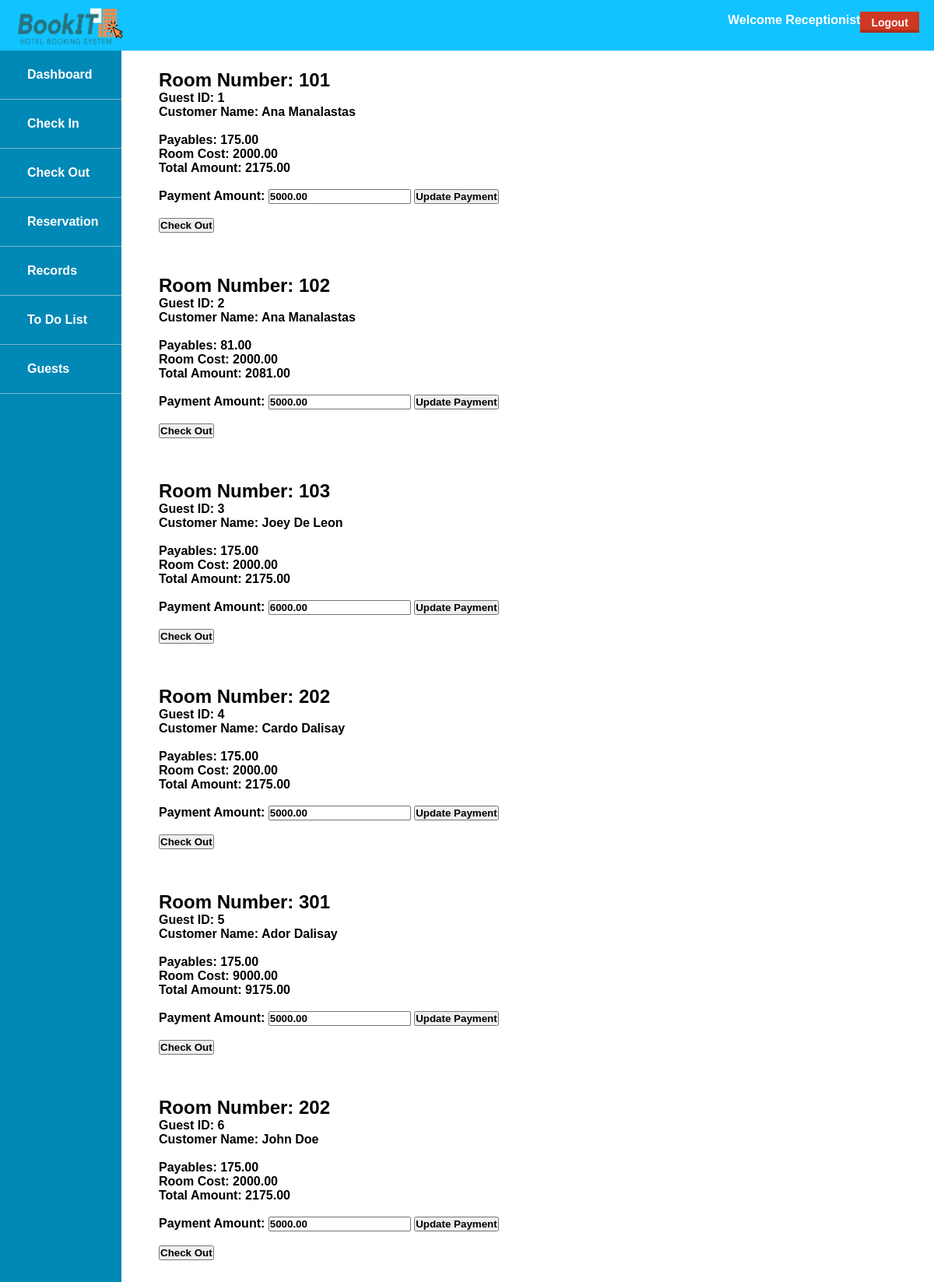
/receptionist_checkout.php, run on the app's committed database.
### tables this page shows
CREATE TABLE Guests(
            guest_id INT NOT NULL AUTO_INCREMENT PRIMARY KEY,
            date_in DATE ,
            date_out DATE ,
            guests_count INT,
            guest_status ENUM ('COMPLETE','INCOMPLETE','CANCELLED') DEFAULT 'INCOMPLETE',
            ID_type ENUM('passport','driver license','PhilHealth','SSS UMID','POSTAL','TIN','SENIOR CITIZEN','OFW','OTHERS'),
            ID_number VARCHAR(100),
            files VARCHAR(100),
            payment_id INT ,                               
            room_id INT ,   
            customer_id INT
        );

CREATE TABLE Rooms(
        room_id INT NOT NULL AUTO_INCREMENT PRIMARY KEY,
        room_status ENUM('Available', 'Used by guest','Maintenance'),
        roomtype_id INT                                                    
    );

CREATE TABLE Customers(
        customer_id INT NOT NULL AUTO_INCREMENT PRIMARY KEY,
        fname VARCHAR(100) ,
        lname VARCHAR(100) ,
        MI VARCHAR(5) ,
        Address VARCHAR(100),
        email VARCHAR(100),
        phone VARCHAR(15)
    );

CREATE TABLE Room_Type(
        roomtype_id INT NOT NULL AUTO_INCREMENT PRIMARY KEY,
        room_cost FLOAT(10,2) ,
        room_desc VARCHAR(100),
        room_cap INT 
    );

CREATE TABLE Payments(
        payment_id INT NOT NULL AUTO_INCREMENT PRIMARY KEY,
        payment_amount FLOAT(10,2),
        payment_date DATE ,                                   
        payment_type ENUM('Cash', 'Credit Card'),
        bill_id INT
    );

### receptionist_checkout.php (the view, shortened to what this page needs)
<!DOCTYPE html>
<html>
    <head>
        <link rel="stylesheet" href="style.css">
    </head>
    <body>
        <header>
        <div id="header">
        <img src="assets/bookIT_Logo.png">
        <div class="right-float">
                <a>
                    <form method="post" action="#">
                        <button class="Logoutbutton" name="logout">Logout</button>
                    </form>
                </a>
            </div>
            <div class="right-float">
                <p>Welcome Receptionist  </p>
            </div>
        </div>
        </header>
        <nav>
            <ul>
                <li><a href="receptionist_dashboard.php">Dashboard</a></li>
                <li><a href="receptionist_checkin.php">Check In</a></li>
                <li><a href="#">Check Out</a></li>
                <li><a href="receptionist_reservation.php">Reservation</a></li>
                <li><a href="receptionist_records.php">Records</a></li>
                <li><a href="receptionist_toDoList.php">To Do List</a></li>
                <li><a href="receptionist_guests.php">Guests</a></li>
            </ul>
        </nav>
        <div id="content">
            <?php
                include 'connection.php';
                $sql = "SELECT  rooms.room_id,
                                guests.guest_id,
                                customers.fname,
                                customers.lname,
                                SUM(bill_items.quantity * amenities.amenity_price) AS 'payables',
                                room_type.room_cost,
                                SUM(bill_items.quantity * amenities.amenity_price) + room_type.room_cost AS 'total_amount',
                                payments.payment_id,
                                payments.payment_amount,
                                CURRENT_DATE AS 'date',
                                CURRENT_TIME AS 'time'
                        FROM guests, customers, rooms, room_type, payments, bill, bill_items, amenities
                        WHERE guests.customer_id = customers.customer_id AND
                        guests.room_id = rooms.room_id AND
                        guests.payment_id = payments.payment_id AND
                        rooms.roomtype_id = room_type.roomtype_id AND
                        payments.bill_id = bill.bill_id AND
                        bill.bill_id = bill_items.bill_id AND
                        bill_items.amenity_id = amenities.amenity_id AND
                        guests.guest_status = 'INCOMPLETE'
                        GROUP BY guests.guest_id";
                $result = mysqli_query($conn, $sql);
                if(mysqli_num_rows($result) > 0){
                    while($row = mysqli_fetch_assoc($result)){
                        echo "
                        <div class='grid-container'>
                            <form action='' method='POST'>
                                <h2>Room Number: ".$row["room_id"]."</h2>
                                <p>
                                    Guest ID: ".$row["guest_id"]."<br>
                                    Customer Name: ".$row["fname"]." ".$row["lname"]."<br><br>
                                    Payables: ".$row["payables"]."<br>
                                    Room Cost: ".$row["room_cost"]."<br>
                                    Total Amount: ".$row["total_amount"]."<br><br>
                                    Payment Amount: <input type='number' name='newPay' value=".$row["payment_amount"].">
                                    <input type='submit' name='updatePay' value='Update Payment'>
                                    <br><br>
                                    <input type='submit' name='remove' value='Check Out'>
                                    <input type='hidden' name='guestID' value='{$row['guest_id']}'>
                                    <input type='hidden' name='roomID' value='{$row['room_id']}'>
                                    <input type='hidden' name='date' value='{$row['date']}'>
                                    <input type='hidden' name='time' value='{$row['time']}'>
                                    <input type='hidden' name='payAmount' value='{$row['payment_amount']}'>
                                    <input type='hidden' name='totAmount' value='{$row['total_amount']}'>
                                    <input type='hidden' name='payID' value='{$row['payment_id']}'>
                                    <br><br><br><br>
                                </p>
                            </form>
                        </div>
                        ";
                    }
                } else {
                    echo 'No data found.';
                }
            ?>
        </div>
    </body>

### style.css (style rules this page uses)
* { margin: 0; padding: 0; box-sizing: border-box; font-family: 'Montserrat', sans-serif; font-weight: 600; }
#header { padding: 1px 15px; background-color: #11C3FF; color: white; height: 65px; width: 100%; }
.right-float { float: right; }
.right-float button { margin-top: 1em; }
#header img { height: 65px; width: 145px; }
#header p { margin-top: 1em; }
#content { margin-top: 2%; margin-left: 17%; margin-right: 6.8%; margin-bottom: 2%; padding: 0; overflow-x: hidden; }
ul { list-style-type: none; width: 13%; background-color: #0088B6; position: fixed; height: 100%; overflow-x: hidden; }
li a { padding-top:4px; display: block; color: #fff; padding: 22px 35px; text-decoration: none; font-weight: bold; border-bottom: 1px solid rgba(240, 233, 233, .5); }
button { border: none; color: white; padding:0.4em 1em; text-align: center; text-decoration: none; display: inline-block; font-size: 14px; margin:0 0.3em 0.3em 0; box-shadow:inset 0 -0.6em 0 -0.35em rgba(0,0,0,0.17); font-weight: bold; }
.Logoutbutton { background-color: #CF3823; }

### data on the page
guests: room.room_id "101", guest_id "1", customer.fname "Ana", customer.lname "Manalastas", payables "175.00", room_type.room_cost "2000.00", total_amount "2175.00", newPay "5000.00"
guests: room.room_id "102", guest_id "2", customer.fname "Ana", customer.lname "Manalastas", payables "81.00", room_type.room_cost "2000.00", total_amount "2081.00", newPay "5000.00"
guests: room.room_id "103", guest_id "3", customer.fname "Joey", customer.lname "De Leon", payables "175.00", room_type.room_cost "2000.00", total_amount "2175.00", newPay "6000.00"
guests: room.room_id "202", guest_id "4", customer.fname "Cardo", customer.lname "Dalisay", payables "175.00", room_type.room_cost "2000.00", total_amount "2175.00", newPay "5000.00"
guests: room.room_id "301", guest_id "5", customer.fname "Ador", customer.lname "Dalisay", payables "175.00", room_type.room_cost "9000.00", total_amount "9175.00", newPay "5000.00"
guests: room.room_id "202", guest_id "6", customer.fname "John", customer.lname "Doe", payables "175.00", room_type.room_cost "2000.00", total_amount "2175.00", newPay "5000.00"
